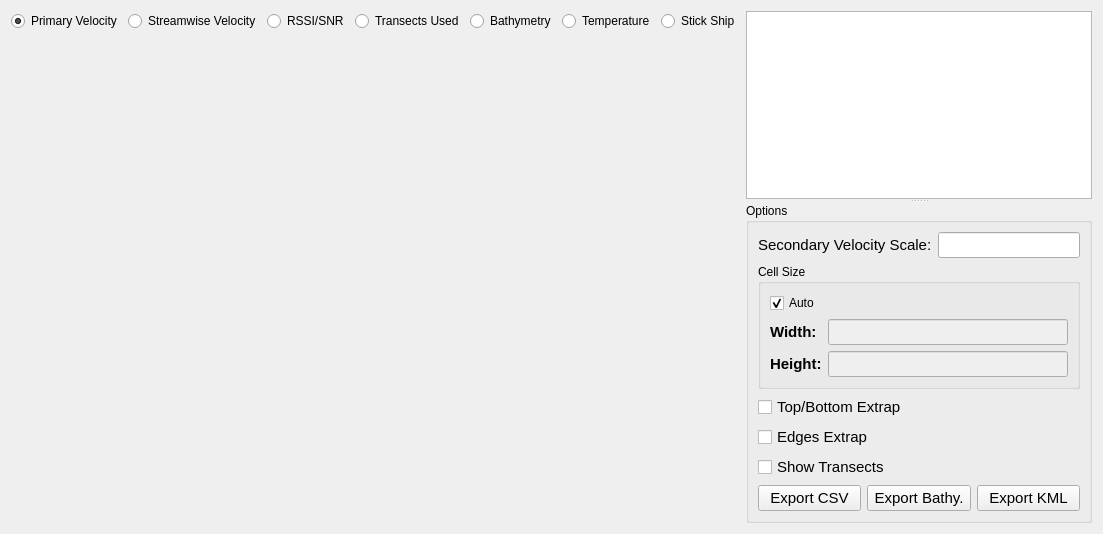
      <widget class="QWidget" name="tab_map">
       <attribute name="title">
        <string>MAP</string>
       </attribute>
       <layout class="QGridLayout" name="gridLayout_54">
        <item row="0" column="0">
         <layout class="QVBoxLayout" name="verticalLayout_71" stretch="0,3">
          <item>
           <layout class="QGridLayout" name="gridLayout_51" rowstretch="2" columnstretch="1,0">
            <property name="sizeConstraint">
             <enum>QLayout::SetDefaultConstraint</enum>
            </property>
            <item row="0" column="0" colspan="2">
             <layout class="QHBoxLayout" name="horizontalLayout_85">
              <item>
               <widget class="QRadioButton" name="rb_map_primary">
                <property name="text">
                 <string>Primary Velocity</string>
                </property>
                <property name="checked">
                 <bool>true</bool>
                </property>
                <attribute name="buttonGroup">
                 <string notr="true">buttonGroup</string>
                </attribute>
               </widget>
              </item>
              <item>
               <widget class="QRadioButton" name="rb_map_streamwise">
                <property name="text">
                 <string>Streamwise Velocity</string>
                </property>
                <attribute name="buttonGroup">
                 <string notr="true">buttonGroup</string>
                </attribute>
               </widget>
              </item>
              <item>
               <widget class="QRadioButton" name="rb_map_rssi">
                <property name="text">
                 <string>RSSI/SNR</string>
                </property>
                <attribute name="buttonGroup">
                 <string notr="true">buttonGroup</string>
                </attribute>
               </widget>
              </item>
              <item>
               <widget class="QRadioButton" name="rb_map_trans_used">
                <property name="text">
                 <string>Transects Used</string>
                </property>
                <attribute name="buttonGroup">
                 <string notr="true">buttonGroup</string>
                </attribute>
               </widget>
              </item>
              <item>
               <widget class="QRadioButton" name="rb_map_bathymetry">
                <property name="text">
                 <string>Bathymetry</string>
                </property>
                <attribute name="buttonGroup">
                 <string notr="true">buttonGroup</string>
                </attribute>
               </widget>
              </item>
              <item>
               <widget class="QRadioButton" name="rb_map_temp">
                <property name="text">
                 <string>Temperature</string>
                </property>
                <attribute name="buttonGroup">
                 <string notr="true">buttonGroup</string>
                </attribute>
               </widget>
              </item>
              <item>
               <widget class="QRadioButton" name="rb_map_stickship">
                <property name="text">
                 <string>Stick Ship</string>
                </property>
                <attribute name="buttonGroup">
                 <string notr="true">buttonGroup</string>
                </attribute>
               </widget>
              </item>
             </layout>
            </item>
           </layout>
          </item>
          <item>
           <layout class="QVBoxLayout" name="verticalLayout_74" stretch="9">
            <item>
             <widget class="QWidget" name="graphics_map_wt_contour" native="true">
              <property name="sizePolicy">
               <sizepolicy hsizetype="Expanding" vsizetype="Expanding">
                <horstretch>0</horstretch>
                <verstretch>0</verstretch>
               </sizepolicy>
              </property>
              <property name="minimumSize">
               <size>
                <width>500</width>
                <height>200</height>
               </size>
              </property>
              <property name="autoFillBackground">
               <bool>true</bool>
              </property>
             </widget>
            </item>
           </layout>
          </item>
         </layout>
        </item>
        <item row="0" column="1">
         <widget class="QSplitter" name="splitter_2">
          <property name="orientation">
           <enum>Qt::Vertical</enum>
          </property>
          <widget class="QTableWidget" name="table_map_results">
           <property name="font">
            <font>
             <pointsize>10</pointsize>
            </font>
           </property>
           <property name="styleSheet">
            <string notr="true"/>
           </property>
           <property name="sizeAdjustPolicy">
            <enum>QAbstractScrollArea::AdjustIgnored</enum>
           </property>
           <property name="editTriggers">
            <set>QAbstractItemView::NoEditTriggers</set>
           </property>
           <property name="textElideMode">
            <enum>Qt::ElideNone</enum>
           </property>
          </widget>
          <widget class="QGroupBox" name="groupBox_8">
           <property name="title">
            <string>Options</string>
           </property>
           <layout class="QGridLayout" name="gridLayout_53">
            <item row="8" column="0">
             <layout class="QHBoxLayout" name="horizontalLayout_90">
              <item>
               <widget class="QPushButton" name="pb_map_save">
                <property name="font">
                 <font>
                  <pointsize>11</pointsize>
                  <weight>50</weight>
                  <bold>false</bold>
                 </font>
                </property>
                <property name="text">
                 <string>Export CSV</string>
                </property>
               </widget>
              </item>
              <item>
               <widget class="QPushButton" name="pb_map_bathy">
                <property name="font">
                 <font>
                  <pointsize>11</pointsize>
                 </font>
                </property>
                <property name="text">
                 <string>Export Bathy.</string>
                </property>
               </widget>
              </item>
              <item>
               <widget class="QPushButton" name="pb_map_open_earth">
                <property name="font">
                 <font>
                  <pointsize>11</pointsize>
                 </font>
                </property>
                <property name="text">
                 <string>Export KML</string>
                </property>
               </widget>
              </item>
             </layout>
            </item>
            <item row="4" column="0">
             <layout class="QVBoxLayout" name="verticalLayout_69">
              <item>
               <widget class="QCheckBox" name="cb_map_top_bottom">
                <property name="font">
                 <font>
                  <pointsize>11</pointsize>
                  <weight>50</weight>
                  <bold>false</bold>
                 </font>
                </property>
                <property name="text">
                 <string>Top/Bottom Extrap</string>
                </property>
                <property name="checked">
                 <bool>false</bool>
                </property>
               </widget>
              </item>
              <item>
               <widget class="QCheckBox" name="cb_map_edges">
                <property name="font">
                 <font>
                  <pointsize>11</pointsize>
                  <weight>50</weight>
                  <bold>false</bold>
                 </font>
                </property>
                <property name="text">
                 <string>Edges Extrap</string>
                </property>
                <property name="checked">
                 <bool>false</bool>
                </property>
               </widget>
              </item>
              <item>
               <widget class="QCheckBox" name="cb_map_bed_profiles">
                <property name="font">
                 <font>
                  <pointsize>11</pointsize>
                  <weight>50</weight>
                  <bold>false</bold>
                 </font>
                </property>
                <property name="text">
                 <string>Show Transects</string>
                </property>
                <property name="checked">
                 <bool>false</bool>
                </property>
               </widget>
              </item>
             </layout>
            </item>
            <item row="0" column="0">
             <layout class="QHBoxLayout" name="horizontalLayout_89">
              <item>
               <widget class="QLabel" name="txt_map_v_scale">
                <property name="font">
                 <font>
                  <pointsize>11</pointsize>
                  <weight>50</weight>
                  <bold>false</bold>
                 </font>
                </property>
                <property name="text">
                 <string>Secondary Velocity Scale:</string>
                </property>
               </widget>
              </item>
              <item>
               <widget class="QLineEdit" name="ed_map_secondary_velocity">
                <property name="font">
                 <font>
                  <pointsize>11</pointsize>
                  <weight>50</weight>
                  <bold>false</bold>
                 </font>
                </property>
                <property name="text">
                 <string/>
                </property>
               </widget>
              </item>
             </layout>
            </item>
            <item row="1" column="0" rowspan="3">
             <widget class="QGroupBox" name="groupBox_7">
              <property name="title">
               <string>Cell Size</string>
              </property>
              <layout class="QGridLayout" name="gridLayout_52">
               <item row="1" column="0">
                <widget class="QLabel" name="label">
                 <property name="font">
                  <font>
                   <pointsize>11</pointsize>
                   <weight>75</weight>
                   <bold>true</bold>
                  </font>
                 </property>
                 <property name="text">
                  <string>Width:</string>
                 </property>
                </widget>
               </item>
               <item row="2" column="1">
                <widget class="QLineEdit" name="ed_map_cell_height">
                 <property name="enabled">
                  <bool>false</bool>
                 </property>
                 <property name="font">
                  <font>
                   <pointsize>11</pointsize>
                   <weight>50</weight>
                   <bold>false</bold>
                  </font>
                 </property>
                </widget>
               </item>
               <item row="0" column="0" colspan="2">
                <widget class="QCheckBox" name="cb_map_cell_size_auto">
                 <property name="text">
                  <string>Auto</string>
                 </property>
                 <property name="checked">
                  <bool>true</bool>
                 </property>
                </widget>
               </item>
               <item row="1" column="1">
                <widget class="QLineEdit" name="ed_map_cell_width">
                 <property name="enabled">
                  <bool>false</bool>
                 </property>
                 <property name="font">
                  <font>
                   <pointsize>11</pointsize>
                   <weight>50</weight>
                   <bold>false</bold>
                  </font>
                 </property>
                </widget>
               </item>
               <item row="2" column="0">
                <widget class="QLabel" name="label_2">
                 <property name="font">
                  <font>
                   <pointsize>11</pointsize>
                   <weight>75</weight>
                   <bold>true</bold>
                  </font>
                 </property>
                 <property name="text">
                  <string>Height:</string>
                 </property>
                </widget>
               </item>
              </layout>
             </widget>
            </item>
           </layout>
          </widget>
         </widget>
        </item>
       </layout>
      </widget>
